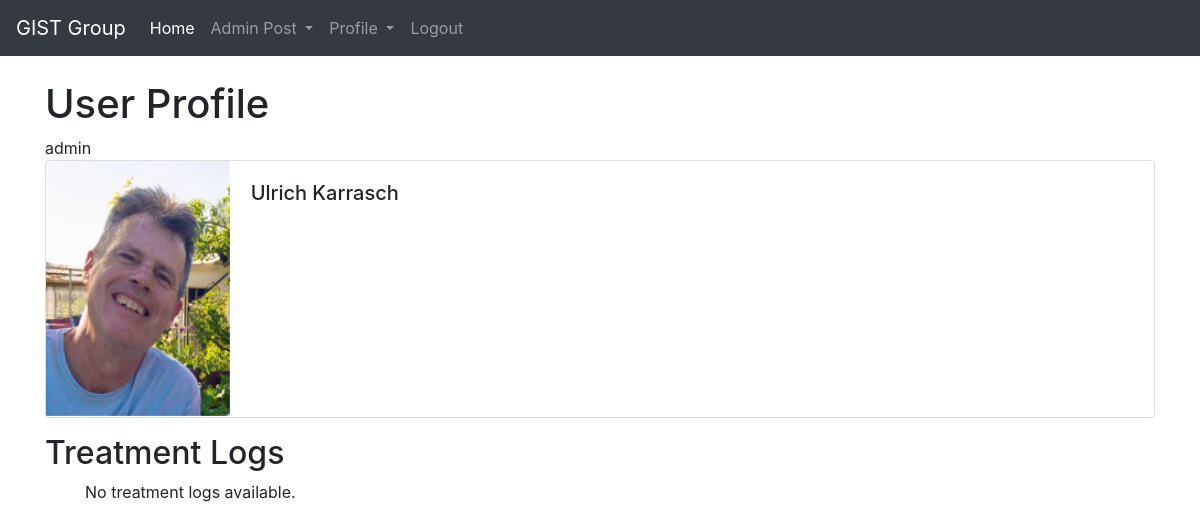
The app's page /members/1/profile/ (signed in), older data.
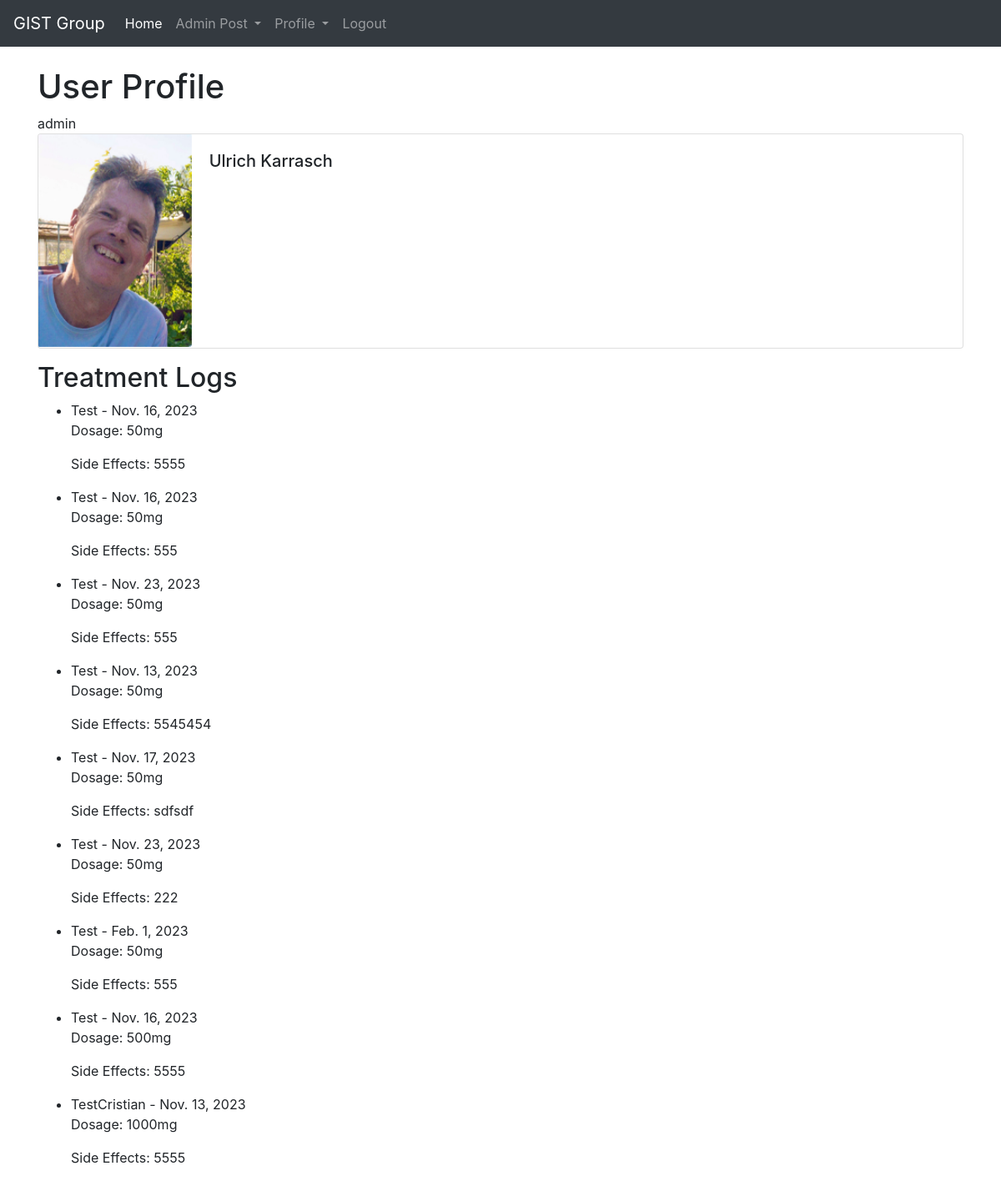
The same page, newer data.
### blog/models.py (models this page shows, shortened)
class TreatmentLog(models.Model):
    user = models.ForeignKey(User, on_delete=models.CASCADE)
    treatment_date = models.DateField()
    medication_name = models.CharField(max_length=200)
    dosage = models.CharField(max_length=100)
    side_effects = models.TextField(blank=True, null=True)

### members/views.py (the view)
# urls.py: path('<int:pk>/profile/', ProfilePageView.as_view(), name='profile_page'),  # Maps to ProfilePageView for displaying a specific user's profile, using user's primary key (pk)
class ProfilePageView(DetailView):
    model = Profile  # The model associated with this view
    template_name = 'registration/user_profile.html'  # Template to render the user profile
    def get_context_data(self, *args, **kwargs):
        context = super(ProfilePageView, self).get_context_data(*args, **kwargs)
        page_member = get_object_or_404(Profile, id=self.kwargs['pk'])  # Get specific profile based on the primary key
        context["page_member"] = page_member  # Add the specific profile to the context
        post = BlogPost.objects.filter(author=self.request.user).first()
        context["post"] = post  # Add the specific blog post to the context
        treatment_logs = TreatmentLog.objects.filter(user=self.request.user)
        context["treatment_logs"] = treatment_logs
        return context

### blog/models.py (called while the page is built)
    def __str__(self):
        return str(self.user)  # String representation of the user profile

### members/templates/registration/user_profile.html (shortened to what this page needs)
{% extends 'base.html' %}
{% load static %}
{% block content %}
<h1>User Profile</h1>
{{ page_member }}
<div class="card mb-3">
    <div class="row no-gutters">
      <div class="col-md-2">
        {% if page_member.profile_pic %}
        <img src="{{ page_member.profile_pic.url }}" class="card-img">
        {% else %}
        <img src="{% static 'blog/images/10015419.png' %}" class="card-img">
        {% endif %}
      </div>
      <div class="col-md-10">
        <div class="card-body">
          <h5 class="card-title">{{ page_member.user.first_name }} {{ page_member.user.last_name }}</h5>
        </div>
      </div>
    </div>
  </div>
<h2>Treatment Logs</h2>
<ul>
    {% for log in treatment_logs %}
    <li>{{ log.medication_name }} - {{ log.treatment_date }}</li>
    <p>Dosage: {{ log.dosage }}</p>
    {% if log.side_effects %}
    <p>Side Effects: {{ log.side_effects }}</p>
    {% endif %}
    {% empty %}
    <p>No treatment logs available.</p>
    {% endfor %}
</ul>
{% endblock %}

Row changes from the older to the newer data that the page shows:
added TreatmentLog: medication_name "Test", treatment_date "Nov. 16, 2023", dosage "50mg", side_effects "5555"
added TreatmentLog: medication_name "Test", treatment_date "Nov. 16, 2023", dosage "50mg", side_effects "555"
added TreatmentLog: medication_name "Test", treatment_date "Nov. 23, 2023", dosage "50mg", side_effects "555"
added TreatmentLog: medication_name "Test", treatment_date "Nov. 13, 2023", dosage "50mg", side_effects "5545454"
added TreatmentLog: medication_name "Test", treatment_date "Nov. 17, 2023", dosage "50mg", side_effects "sdfsdf"
added TreatmentLog: medication_name "Test", treatment_date "Nov. 23, 2023", dosage "50mg", side_effects "222"
added TreatmentLog: medication_name "Test", treatment_date "Feb. 1, 2023", dosage "50mg", side_effects "555"
added TreatmentLog: medication_name "Test", treatment_date "Nov. 16, 2023", dosage "500mg", side_effects "5555"
added TreatmentLog: medication_name "TestCristian", treatment_date "Nov. 13, 2023", dosage "1000mg", side_effects "5555"
Text that changed along with them:
text no longer shown: "No treatment logs available."
